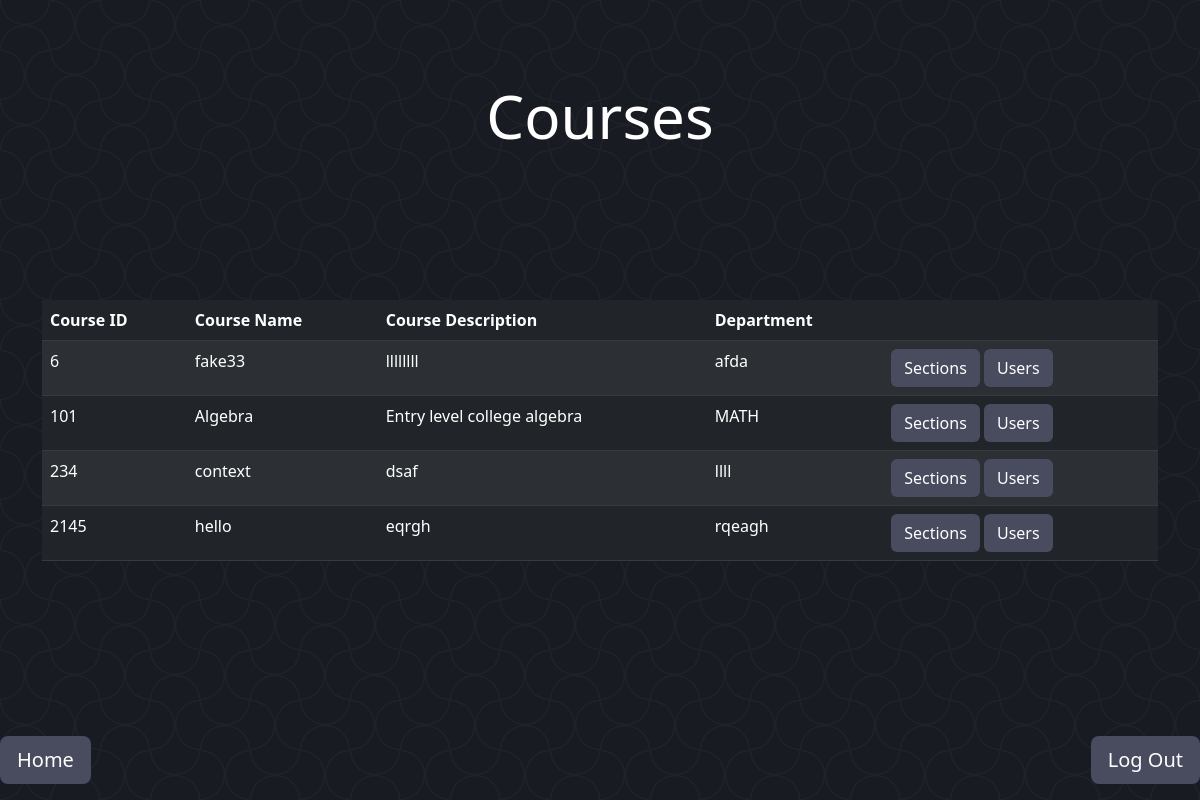
Before: /courses/ (signed in) with the older database file.
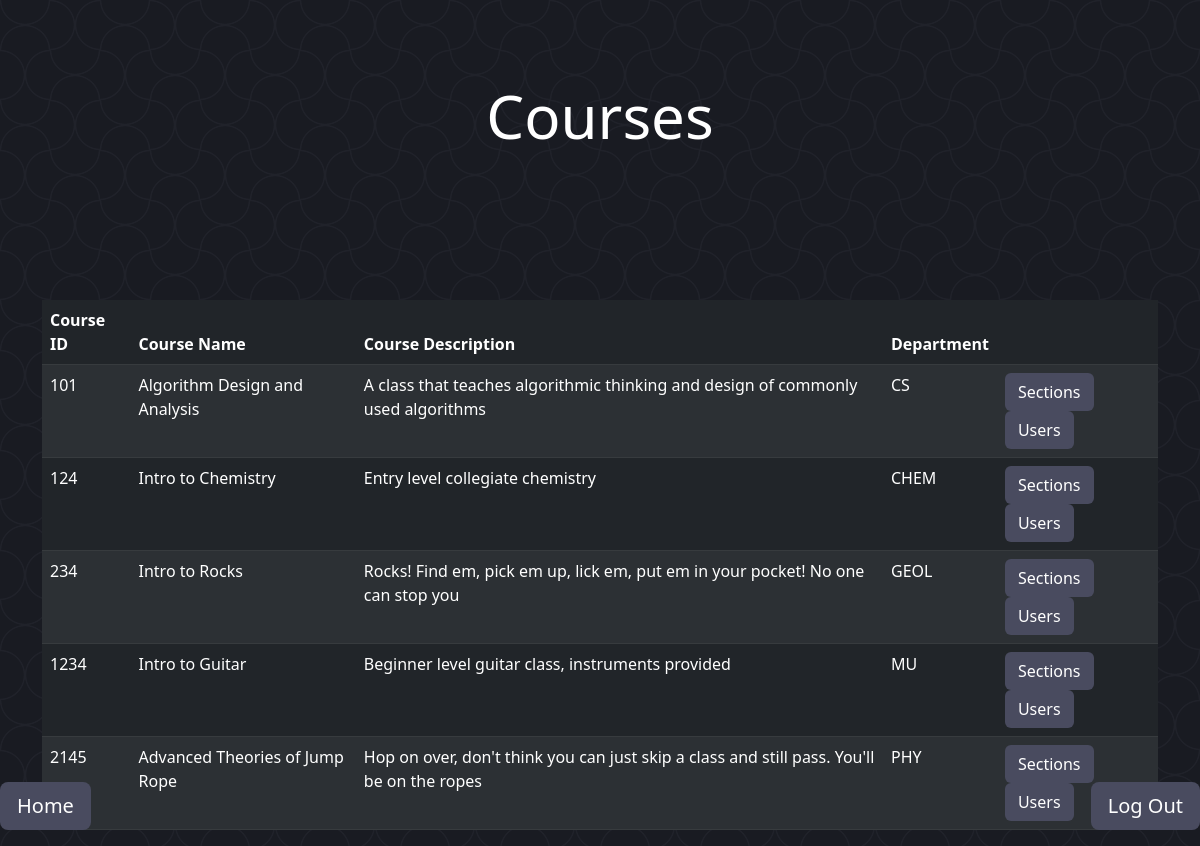
After: the same page with the newer database file.
### Management/models.py (models this page shows, shortened)
class Course(models.Model):
    courseID = models.IntegerField(primary_key=True)
    courseName = models.CharField(max_length=40)
    courseDescription = models.CharField(max_length=140)
    courseDepartment = models.CharField(max_length=16)

### Management/views.py (the view)
# urls.py: path('courses/', courses.as_view(), name='courses'),
class courses(View):
    def get(self, request):
        if 'messageC' not in request.session:
            request.session['messageC'] = ""
        msg = request.session['messageC']
        request.session['messageC'] = ""
        userRole = request.session['roleSession']
        course = Course.objects.all()
        context = {'courses': course, 'roleTemplate': userRole, "message": msg}
        return render(request, "main/Course/courses.html", context)

### templates/main/Course/courses.html (shortened to what this page needs)
{% extends 'basePages.html' %}
{% block header %}
    Courses
{% endblock header %}
{% block content %}
    <div class="container">
        <table class="table table-dark table-striped" style="color: white">
            <thead>
                <th scope="col">Course ID</th>
                <th scope="col">Course Name</th>
                <th scope="col">Course Description</th>
                <th scope="col">Department</th>
                <th scope="col"></th>
            </thead>
            <tbody>
                {% for course in courses %}
                    <tr>
                        <td>{{ course.courseID }}</td>
                        <td>{{ course.courseName }}</td>
                        <td>{{ course.courseDescription }}</td>
                        <td>{{ course.courseDepartment }}</td>
                        <td>
                            <a class="btn" href="{% url 'sections' course.courseID %}" role="button" style="color: white; background-color: #494b5f">Sections</a>
                            <a class="btn" href="{% url 'usersInCourse' course.courseID %}" role="button" style="color: white; background-color: #494b5f">Users</a>
                        </td>
                    </tr>
                {% endfor %}
            </tbody>
        </table>
    </div>
{% endblock content %}

Changed rows visible on the page:
removed Course: courseID "6", courseName "fake33", courseDescription "llllllll", courseDepartment "afda"
changed Course id 101: courseName "Algebra" → "Algorithm Design and Analysis"; courseDescription "Entry level college algebra" → "A class that teaches algorithmic thinking and design of commonly used algorithms"; courseDepartment "MATH" → "CS"
added Course: courseID "124", courseName "Intro to Chemistry", courseDescription "Entry level collegiate chemistry", courseDepartment "CHEM"
changed Course id 234: courseName "context" → "Intro to Rocks"; courseDescription "dsaf" → "Rocks! Find em, pick em up, lick em, put em in your pocket! No one can stop you"; courseDepartment "llll" → "GEOL"
added Course: courseID "1234", courseName "Intro to Guitar", courseDescription "Beginner level guitar class, instruments provided", courseDepartment "MU"
changed Course id 2145: courseName "hello" → "Advanced Theories of Jump Rope"; courseDescription "eqrgh" → "Hop on over, don't think you can just skip a class and still pass. You'll be on the ropes"; courseDepartment "rqeagh" → "PHY"
